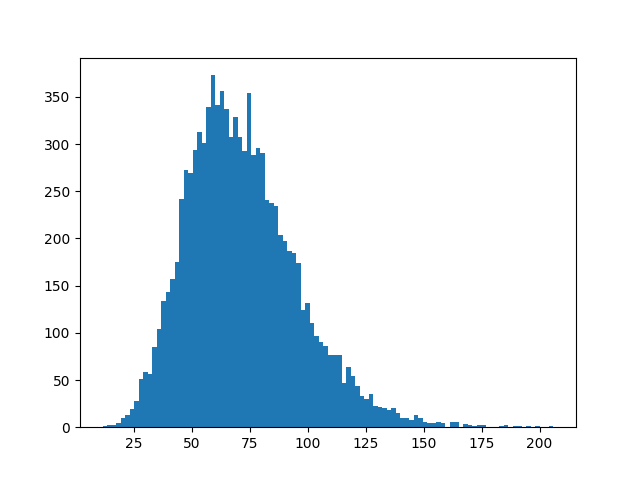

Python code for this plot:
import math
import random
import matplotlib.pyplot as plt

size = 10002
data = [] * size
mu = 9
sigma = 8

for i in range(size-1):
    data.append(random.gammavariate(mu, sigma))

print(max(data), min(data))
plt.hist(data, bins=100)
plt.savefig("abdonpanizz.png")